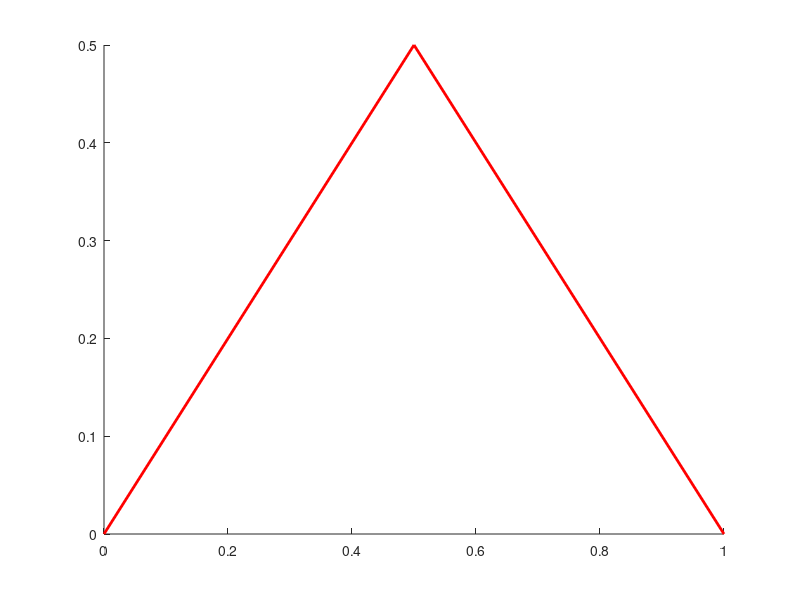

Reproduce this figure in MATLAB. (Note: this script raises an error after producing the figure.)
filesHere = dir('*.txt');
in_addresses = {filesHere.name};

PC_Ps = zeros(length(in_addresses),1001);
E_Cos = zeros(length(in_addresses),1001);
envel = zeros(1,1001);

leg = {};

figure(1);
clf;
hold on
plot([0 0.5],[0 0.5], 'r', 'LineWidth', 2)
plot([0.5 1],[0.5 0], 'r', 'LineWidth', 2, 'HandleVisibility', 'off')
hold off

leg{length(leg)+1} = 'no classifier';

for i = 1:length(in_addresses)
   
    disp(in_addresses{i})
    
    fileID = fopen(in_addresses{i},'r');
    
    formatSpec = '%f,%f';
    in_vec_sz = [2 Inf];
    
    in_vec = transpose(fscanf(fileID,formatSpec,in_vec_sz));
    
    PC_P_in = in_vec(:,1);
    E_Co_in = in_vec(:,2);
    
    % increasing resolution
    
    X = 0:0.001:1;
    PC_Ps(i,:) = X;
    
    Y = zeros(1,length(X));
    
    d_X          = -999;
    idx_in_L_old = -999;
    
    for j = 1:(length(X)-1)
       
        idx_in_L = find(PC_P_in > X(j), 1) - 1;
        idx_in_R = idx_in_L + 1;
        
        D_X_in = PC_P_in(idx_in_R) - PC_P_in(idx_in_L);
        D_Y_in = E_Co_in(idx_in_R) - E_Co_in(idx_in_L);
        
        DY_DX_in = D_Y_in / D_X_in;
        
        d_X = d_X + (X(2)-X(1));
        d_X = d_X - (idx_in_L ~= idx_in_L_old)*d_X; % d_X to zero if needed
        
        Y_in_L = E_Co_in(idx_in_L);
        
        Y(j) = Y_in_L + (DY_DX_in * d_X);
        
        idx_in_L_old = idx_in_L;
    end
    
    E_Cos(i,:) = Y;
    
    leg_text = in_addresses{i};
    leg_text = leg_text(5:end-4);
    leg_text = insertBefore(leg_text,'_','\');
    leg{length(leg)+1} = leg_text;
    
    col = hsv2rgb([i/length(in_addresses) 1 0.75]);
    
    figure(1)
    hold on
    
    plot(X,Y, 'Color', col, 'LineWidth',1.2)
    scatter(PC_P_in, E_Co_in,150, col, ...
            '.', 'HandleVisibility', 'off')
    
    hold off
    
end

for i = 1:length(envel)

    envel(i) = min(E_Cos(:,i));
end

leg{length(leg)+1} = 'lower envelope';

figure(1)
hold on

plot(PC_Ps(1,:),envel, '--b', 'LineWidth',1.5)
legend(leg,'Location','south')

xlim([0 1])
%ylim([0 max(max(E_Cos))*1.1])
ylim([0 0.37])
xlabel('PC(P)')
ylabel('E[Co]')
title('classifier cost curve comparison, ISO scenario')
hold off

set(gcf, 'PaperUnits', 'inches');
x_width = 4;
y_width = 3;
set(gca,'fontsize', 7);
set(gcf, 'PaperPosition', [0 0 x_width y_width]); %
%set(gcf, 'PaperPositionMode', 'auto');
saveas(gcf,  ['./imgs/comparison_ISO.png']);
disp(['saved figure'])


T_out = cat(2,PC_Ps(1,:)',envel');
writematrix(T_out,'./imgs/ISO_low_envel.txt')

all_1e = 0:0.001:1;
all_0b = 1:-0.001:0;

dist = zeros(1,1001);
rescale = zeros(length(in_addresses),1001);
worst = zeros(1,1001);
worst(1:500) = all_1e(1:500);
worst(501:end) = all_0b(501:end);

leg2 = {};

figure(2)
clf
hold on

plot([0 1],[1 1], 'r', 'LineWidth', 2)

hold off

leg2{length(leg2)+1} = 'no classifier';

for i = 1:length(in_addresses)
   
    disp(in_addresses{i})
    
    fileID = fopen(in_addresses{i},'r');
    
    formatSpec = '%f,%f';
    in_vec_sz = [2 Inf];
    
    in_vec = transpose(fscanf(fileID,formatSpec,in_vec_sz));
    
    PC_P_in = in_vec(:,1);
    E_Co_in = in_vec(:,2);
    
    rescale_in = zeros(1,length(E_Co_in));
    factor_in  = zeros(1,length(E_Co_in));
    
    for j = 2:(length(PC_P_in)-1)
        
        if PC_P_in(j) < 0.5
        
            factor_in(j) = PC_P_in(j);
        else
            
            factor_in(j) = 1 - PC_P_in(j);
        end
        
        rescale_in(j) = E_Co_in(j)/factor_in(j);
    end
    
    
    col = hsv2rgb([i/length(in_addresses) 1 0.75]);
    
    rescale(i,2:(end-1)) = E_Cos(i,2:(end-1))./worst(2:(end-1));
    
    leg_text2 = in_addresses{i};
    leg_text2 = leg_text2(5:end-4);
    leg_text2 = insertBefore(leg_text2,'_','\');
    leg2{length(leg2)+1} = leg_text2;
    
    figure(2)
    hold on
    
    plot(PC_Ps(i,2:end), rescale(i,2:end), 'Color', col, 'LineWidth',1.2)
    scatter(PC_P_in(2:(end-1)), rescale_in(2:(end-1)),150, col, ...
            '.', 'HandleVisibility', 'off')
    
    hold off
end

rescale_env = zeros(1,1001);
rescale_env(2:(end-1)) = envel(2:(end-1))./worst(2:(end-1));

leg2{length(leg2)+1} = 'lower envelope';

figure(2)

hold on

plot(PC_Ps(1,2:(end-1)),rescale_env(2:(end-1)), '--b', 'LineWidth',1.5)

%ylim([(0.9*min(rescale_env(2:end-1))) 1.01])
ylim([0.39 1.01])
xlim([0 1])

legend(leg2,'Location','southwest')

xlabel('PC(P)')
ylabel('E[Co]_C_l_a_s_s_i_f_i_e_r/E[Co]_N_o_C_l_a_s_s_i_f_i_e_r')
title('ISO cost curves normalized to "no classifier" case')

hold off

set(gcf, 'PaperUnits', 'inches');
x_width = 4;
y_width = 3;
set(gca,'fontsize', 7);
set(gcf, 'PaperPosition', [0 0 x_width y_width]); %
%set(gcf, 'PaperPositionMode', 'auto');
saveas(gcf,  ['./imgs/comparison_ISO_rescaled.png']);
disp(['saved figure'])
